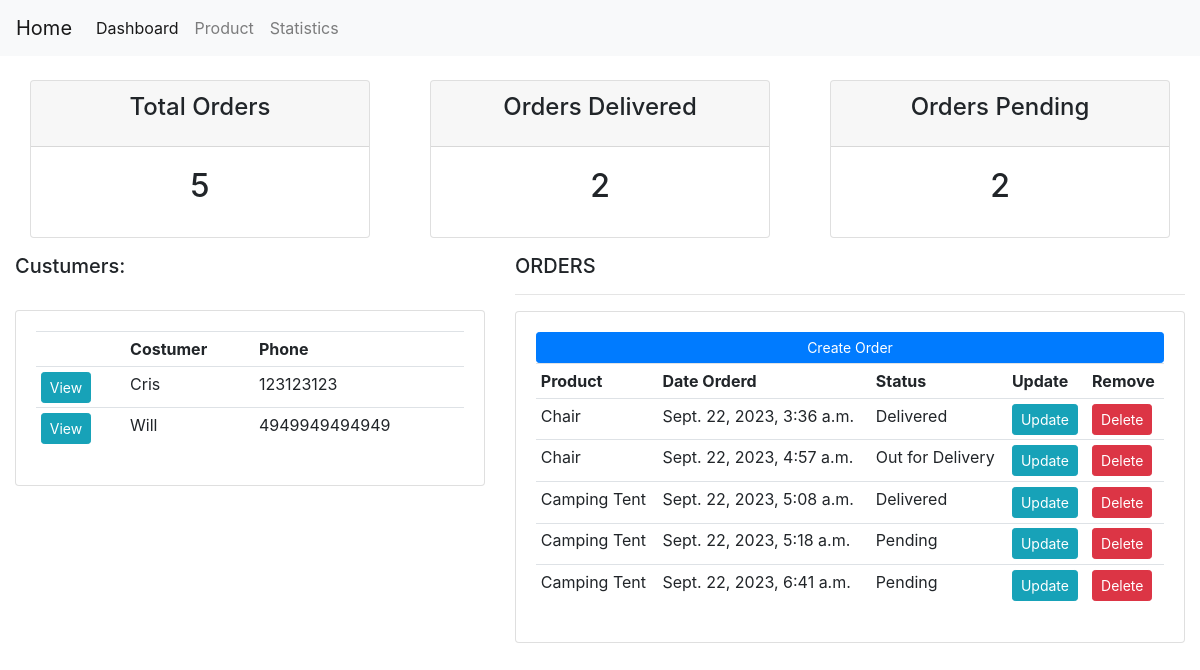
The page / on the database its author committed.
### Inv/models.py (models this page shows, shortened)
class Customer(models.Model):
    name = models.CharField(max_length=50, null=True)
    phone = models.CharField(max_length=50, null=True)
    email = models.EmailField()
    data_created = models.DateTimeField(auto_now_add=True,null=True)

class Order(models.Model):
    STATUS = (
        ('Pending', 'Pending'),
        ('Out for Delivery','Out for Delivery'),
        ('Delivered','Delivered'),
    )
    customer = models.ForeignKey(Customer, null=True, on_delete=models.SET_NULL)
    product = models.ForeignKey(Product, null=True, on_delete=models.SET_NULL)
    date_created = models.DateTimeField(auto_now_add=True, null=True)
    status = models.CharField(max_length=50, null=True, choices=STATUS)

class Product(models.Model):
    CATEGORY = (
        ('Indoor','Indoor'),
        ('Out door','Out door'),
    )
    name = models.CharField(max_length=50, null=True)
    price = models.FloatField()
    category = models.CharField(max_length=50, null=True, choices=CATEGORY)
    date_created = models.DateTimeField(auto_now_add=True, null=True)
    tags = models.ManyToManyField(Tags)
    def __str__(self):
        return self.name

### Inv/views.py (the view)
# urls.py: path('', views.dashboard, name='Home'),
def dashboard(request):
    orders=Order.objects.all()
    total_order=orders.count()
    deliver=orders.filter(status='Delivered').count()
    pending=orders.filter(status='Pending').count()
    customer=Customer.objects.all()
    context={
        'orders': orders,
        'total_order': total_order,
        'deliver': deliver,
        'pending': pending,
        'customer': customer,
    }
    return render(request,'Inv/dashboard.html', context)

### template/Inv/dashboard.html
{% extends 'Inv/base.html' %}
{% block content %}
{% include 'Inv/status.html' %}
<div class="row">
    <div class="col-md-5">
        <h5>Custumers:</h5>
        <br>
        <div class="card card-body">
            <table class="table table-sm">
                <tr>
                    <th></th>
                    <th>Costumer</th>
                    <th>Phone</th>
                </tr>
                {% for i in customer %}
                <tr>
                    <td><a class="btn btn-sm btn-info" href="{% url 'Customer' i.id %}">View</a></td>
                    <td>{{i.name}}</td>
                    <td>{{i.phone}}</td>
                </tr>
                {% endfor %}
            </table>
        </div>
    </div>
    <div class="col-md-7">
        <h5>ORDERS</h5>
        <hr>
        <div class="card card-body">
            <a class="btn btn-primary btn-sm btn-block" href="{% url 'Create_order' %}">Create Order</a>
            <table class="table table-sm">
                <tr>
                    <th>Product</th>
                    <th>Date Orderd</th>
                    <th>Status</th>
                    <th>Update</th>
                    <th>Remove</th>
                </tr>
                {% for i in orders %}
                <tr>
                    <td>{{i.product}}</td>
                    <td>{{i.date_created}}</td>
                    <td>{{i.status}}</td>
                    <td><a class="btn btn-sm btn-info" href="{% url 'Update_order' i.id %}">Update</a></td>
                    <td><a class="btn btn-sm btn-danger" href="{% url 'Delete_order' i.id %}">Delete</a></td>
                </tr>
                {% endfor %}
            </table>
        </div>
    </div>
</div>
{% endblock %}

### template/Inv/base.html (shortened to what this page needs)
<!DOCTYPE html>
<html lang="en">
{% load static %}
<head>
    <link rel="stylesheet" href="https://cdn.jsdelivr.net/npm/bootstrap@4.4.1/dist/css/bootstrap.min.css">
</head>
<body>
    {% include 'Inv/navbar.html' %}
    <div class="container-fluid">
        {% block content %}
        {% endblock %}
    </div>
</body>
</html>

### template/Inv/navbar.html (shortened to what this page needs)
{% load static %}
<nav class="navbar navbar-expand-lg navbar-light bg-light">
    <a class="navbar-brand" href="/">Home</a>
    <div class="collapse navbar-collapse" id="navbarNav">
      <ul class="navbar-nav">
        <li class="nav-item active">
          <a class="nav-link" href="{% url 'Home' %}">Dashboard <span class="sr-only">(current)</span></a>
        </li>
        <li class="nav-item">
          <a class="nav-link" href="{% url 'Product' %}">Product</a>
        </li>
        <li class="nav-item">
          <a class="nav-link" href="{% url 'Statistics' %}">Statistics</a>
        </li>
      </ul>
    </div>
  </nav>

### template/Inv/status.html
<br>
<div class = "row">
    <div class ="col">
        <div class="col-md">
            <div class="card text-center text-black mb-3" id="total-order">
                <div class="card-header">
                    <h4 class="card-title">Total Orders</h4>
                </div>
                <div class="card-body">
                    <h2 class="card-title">{{total_order}}</h5>
                </div>
            </div>
        </div>
    </div>
    <div class ="col">
        <div class="col-md">
            <div class="card text-center text-black mb-3" id="order-delevered">
                <div class="card-header">
                    <h4 class="card-title">Orders Delivered</h4>
                </div>
                <div class="card-body">
                    <h2 class="card-title">{{deliver}}</h5>
                </div>
            </div>
        </div>
    </div>
    <div class ="col">
        <div class="col-md">
            <div class="card text-center text-black mb-3" id="order-pending">
                <div class="card-header">
                    <h4 class="card-title">Orders Pending</h4>
                </div>
                <div class="card-body">
                    <h2 class="card-title">{{pending}}</h5>
                </div>
            </div>
        </div>
    </div>
</div>

### rows shown on the page
Customer: name "Cris", phone "123123123"
Customer: name "Will", phone "4949949494949"
Order: product "Chair", date_created "Sept. 22, 2023, 3:36 a.m.", status "Delivered"
Order: product "Chair", date_created "Sept. 22, 2023, 4:57 a.m.", status "Out for Delivery"
Order: product "Camping Tent", date_created "Sept. 22, 2023, 5:08 a.m.", status "Delivered"
Order: product "Camping Tent", date_created "Sept. 22, 2023, 5:18 a.m.", status "Pending"
Order: product "Camping Tent", date_created "Sept. 22, 2023, 6:41 a.m.", status "Pending"

### other values the page prints
{{ total_order }} "5"
{{ deliver }} "2"
{{ pending }} "2"
